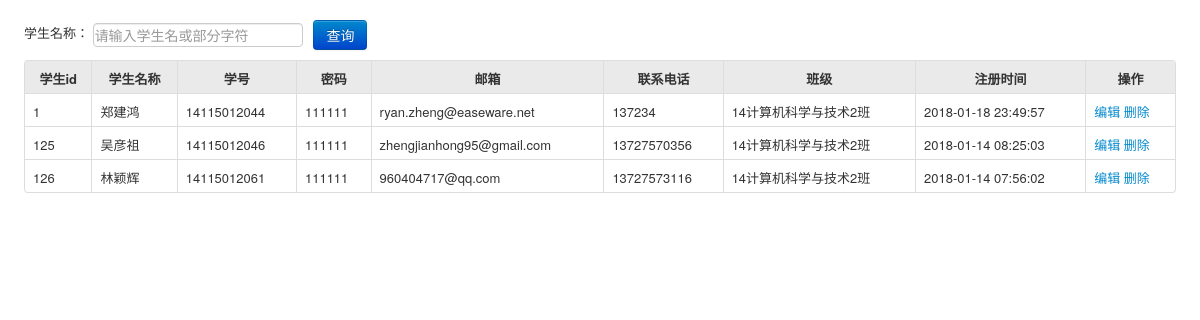
/php/admin/student_info_admin.php, run on the app's committed database.
### tables this page shows
CREATE TABLE IF NOT EXISTS `student_info` (
  `id` int(10) NOT NULL,
  `student_number` varchar(50) NOT NULL,
  `name` varchar(100) NOT NULL,
  `phone` varchar(100) NOT NULL,
  `email` varchar(50) DEFAULT NULL,
  `class` varchar(255) NOT NULL,
  `password` varchar(100) NOT NULL DEFAULT '111111',
  `created_at` datetime NOT NULL
);

### model/functions.php (called while the page is built, shortened)
<?php
function sel_student_info($pdo)
{
	$q = "select * from student_info";
	$res = $pdo -> query($q);
	return $res;
}

### php/admin/student_info_admin.php (the view, shortened to what this page needs)
<?php
require_once '../../model/functions.php';
require_once '../../mysql_connect.php';
?>
<!DOCTYPE html>
<html>
<head>
    <link rel="stylesheet" type="text/css" href="../../assets/css/bootstrap.css" />
    <link rel="stylesheet" type="text/css" href="../../assets/css/bootstrap-responsive.css" />
    <link rel="stylesheet" type="text/css" href="../../assets/css/style.css" />
</head>
<body>
<form class="form-inline definewidth m20" action="" method="post">
    学生名称：
    <input type="text" name="username" id="username" class="abc input-default" placeholder="请输入学生名或部分字符" value="">&nbsp;&nbsp;
    <button type="submit" class="btn btn-primary">查询</button>
</form>
<table class="table table-bordered table-hover definewidth m10">
    <thead>
    <tr>
        <th>学生id</th>
        <th>学生名称</th>
        <th>学号</th>
        <th>密码</th>
        <th>邮箱</th>
        <th>联系电话</th>
        <th>班级</th>
        <th>注册时间</th>
        <th>操作</th>
    </tr>
    </thead>
    <?php  if ($_SERVER['REQUEST_METHOD'] == 'POST') {
                    $username=$_POST['username'];
                    if(!empty($username)){
                        $user_search_res=student_search($pdo,$username);foreach($user_search_res as $row){?>
                        <tr>
            <td><?php echo $row['id']; ?></td>
            <td><?php echo $row['name']; ?></td>
            <td><?php echo $row['student_number']; ?></td>
            <td><?php echo $row['password']; ?></td>
            <td><?php echo $row['email']; ?></td>
            <td><?php echo $row['phone']; ?></td>
            <td><?php echo $row['class']; ?></td>
            <td><?php echo $row['created_at']; ?></td>
            <td>
                <a href="edit_student.php?user_id=<?php echo $row['id']; ?>">编辑</a>
                <a href="student_info_admin.php?action=del&user_id=<?php echo $row['id'];  ?>" >删除</a>
            </td>
        </tr>
         <?php } ?>
</table>
                   <?php }
                }else{
     ?>
     <?php  $res=sel_student_info($pdo); foreach($res as $row){ ?>
	     <tr>
            <td><?php echo $row['id']; ?></td>
            <td><?php echo $row['name']; ?></td>
            <td><?php echo $row['student_number']; ?></td>
            <td><?php echo $row['password']; ?></td>
            <td><?php echo $row['email']; ?></td>
            <td><?php echo $row['phone']; ?></td>
            <td><?php echo $row['class']; ?></td>
            <td><?php echo $row['created_at']; ?></td>
            <td>
                <a href="edit_student.php?user_id=<?php echo $row['id']; ?>">编辑</a>
                <a href="student_info_admin.php?action=del&user_id=<?php echo $row['id'];  ?>" >删除</a>
            </td>
        </tr>
         <?php } ?>
</table>
<?php } ?>
</body>
</html>

### assets/css/style.css (style rules this page uses)
body { font-size: 13px; }
select, textarea, input[type="text"], input[type="password"], input[type="datetime"], input[type="datetime-local"], input[type="date"], input[type="month"], input[type="time"], input[type="week"], input[type="number"], input[type="email"], input[type="url"], input[type="search"], input[type="tel"], input[type="color"], .uneditable-input { padding: 1px; }
form { margin: 0 0 5px; }
.table td, .table th { padding-top: 8px; padding-bottom: 4px; line-height:20ppx; }
.table th { background-color:#eaeaea; }
.definewidth { width:96%; margin:auto; }
.m10 { margin-top:10px; }
.m20 { padding-top:20px; }

### php/admin/student_info_admin.php (style rules this page uses)
body { padding-bottom: 40px; }
.table thead tr th { text-align: center; }

### data on the page
student_info: id "1", name "郑建鸿", student_number "14115012044", password "111111", email "ryan.zheng@easeware.net", phone "137234", class "14计算机科学与技术2班", created_at "2018-01-18 23:49:57"
student_info: id "125", name "吴彦祖", student_number "14115012046", password "111111", email "zhengjianhong95@gmail.com", phone "13727570356", class "14计算机科学与技术2班", created_at "2018-01-14 08:25:03"
student_info: id "126", name "林颖辉", student_number "14115012061", password "111111", email "960404717@qq.com", phone "13727573116", class "14计算机科学与技术2班", created_at "2018-01-14 07:56:02"
